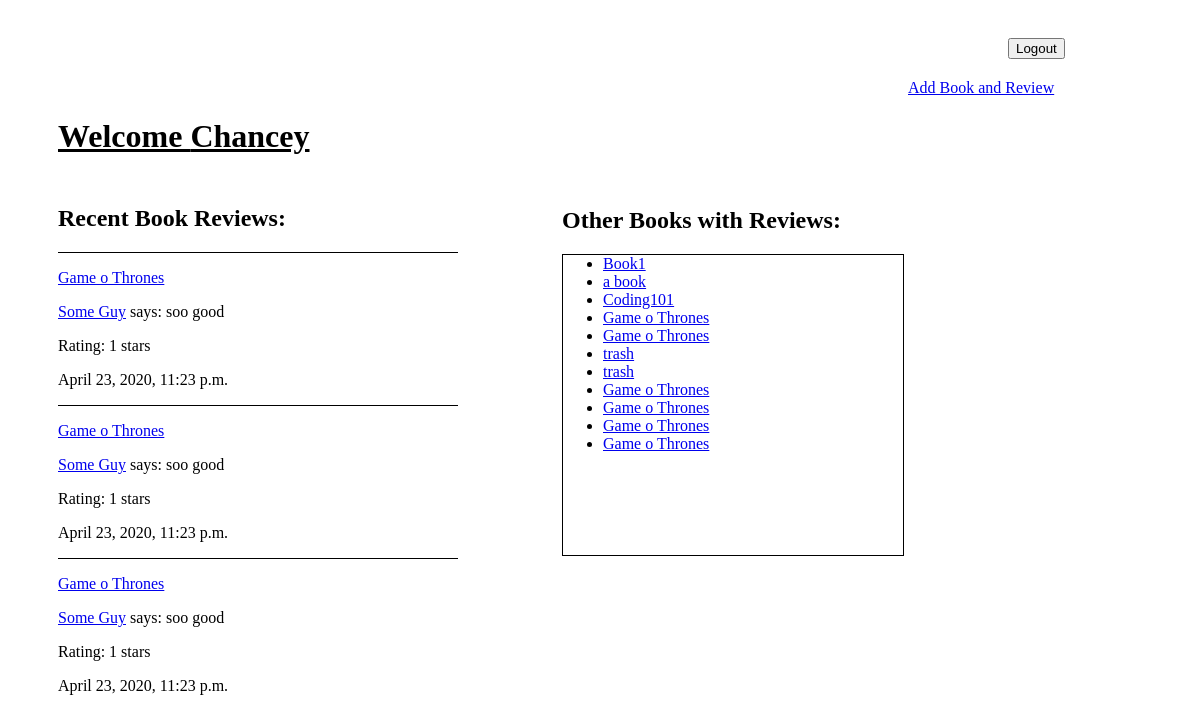
Screenshot of /all_books/1 (signed in) with the database file from the repository.
### main_app/models.py (models this page shows)
class User(models.Model):
    name= models.CharField(max_length=255)
    user_name= models.CharField(max_length=255)
    email= models.CharField(max_length=255)
    password= models.CharField(max_length=255)
    created_at= models.DateTimeField(auto_now_add=True)
    updated_at= models.DateTimeField(auto_now=True)
    objects = ShowManager()

class Review(models.Model):
    comment= models.CharField(max_length=455)
    rating= models.IntegerField()
    user= models.ForeignKey(User, related_name='users', on_delete=models.CASCADE)
    book = models.ForeignKey(Book, related_name='books', on_delete=models.CASCADE)
    created_at= models.DateTimeField(auto_now_add=True)
    updated_at= models.DateTimeField(auto_now=True)

class Book(models.Model):
    title= models.CharField(max_length=255)
    author = models.ForeignKey(Author, related_name='authors', on_delete=models.CASCADE)
    created_at= models.DateTimeField(auto_now_add=True)
    updated_at= models.DateTimeField(auto_now=True)

### main_app/views.py (the view)
# urls.py: path('all_books/<int:user_id>', views.all_books),
def all_books(request, user_id):
    if 'user_id' not in request.session:
        return redirect('/')
    last_three = Review.objects.all().order_by('-id')[:3]
    context = {
        'user' : User.objects.get(id=request.session['user_id']),
        'details' : Review.objects.all(),
        'books' : Book.objects.all(),
        'last_three' : last_three
    }
    return render(request, 'all_books.html', context)

### main_app/templates/all_books.html (shortened to what this page needs)
<!DOCTYPE html>
<html lang="en">
<head>
</head>
<body>
    <form action="/logout">
        <button>Logout</button>
    </form>
    <a href="/add_book" id='link'>Add Book and Review</a>
    <div id='reviews'>
        <h1>Welcome {{ user.user_name }}</h1>
        <h2>Recent Book Reviews:</h2>
        {% for book in last_three %}
        <div id = 'recent'>
            <p><a href="/one_book/{{book.id}}">{{book.book.title}}</a></p>
            <p><a href="/user_page/{{book.user.id}}">{{book.user.user_name}}</a> says: {{book.comment}}</p>
            <p>Rating: {{book.rating}} stars</p>
            <p>{{book.created_at}}</p>
        </div>
        {% endfor %}
    </div>
    <div id='other'>
        <h2> Other Books with Reviews:</h2>
        <ul id='list'>
            {% for book in books %}
            <li><a href="/one_book/{{book.id}}">{{book.title}}</a></li>
            {% endfor %}
        </ul>
    </div>
</body>
</html>

### main_app/templates/all_books.html (style rules this page uses)
body { width: 1200px; }
#reviews { display: inline-block; width:400px; margin-left: 50px; margin-right: 100px; }
#other { display: inline-block; width: 400px; vertical-align: top; margin-top: 90px; }
#link { display: inline-block; margin-left: 900px; }
button { display: inline-block; margin-left: 1000px; margin-top: 30px; margin-bottom: 20px; }
#list { border: 1px solid black; height: 300px; width: 300px; }
h1 { margin-bottom: 50px; text-decoration: underline; }
#recent { border-top: 1px solid black; }

### rows the page displays
User: user_name "Chancey"
Review: book "Game o Thrones", user.user_name "Some Guy", comment "soo good", rating "1", created_at "April 23, 2020, 11:23 p.m."
Review: book "Game o Thrones", user.user_name "Some Guy", comment "soo good", rating "1", created_at "April 23, 2020, 11:23 p.m."
Review: book "Game o Thrones", user.user_name "Some Guy", comment "soo good", rating "1", created_at "April 23, 2020, 11:23 p.m."
Book: title "Book1"
Book: title "a book"
Book: title "Coding101"
Book: title "Game o Thrones"
Book: title "Game o Thrones"
Book: title "trash"
Book: title "trash"
Book: title "Game o Thrones"
Book: title "Game o Thrones"
Book: title "Game o Thrones"
Book: title "Game o Thrones"
